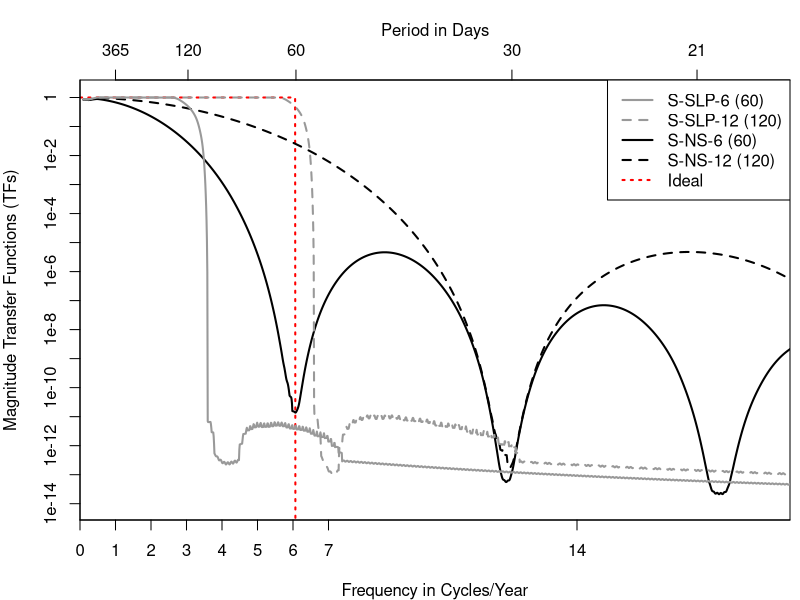

Source code (R):
#
#  Generate Figure 5
#
library("multitaper")
library("splines")
library("MASS")

N <- 3650 # 10 years of data, approximately
time <- 1:N
Nknot <- 60
fftn <- 16384
ns60  <- ns(time, df = Nknot) # 6 knots per year
ns120 <- ns(time, df = Nknot * 2)

specNS60  <- matrix(data = 0, nrow = fftn + 1, ncol = Nknot)
specNS120 <- matrix(data = 0, nrow = fftn + 1, ncol = Nknot * 2)

for(j in 1:Nknot) {
  specNS60[, j]  <- spec.mtm( ns60[, j], deltat = 86400, nFFT = 2 * fftn, plot=FALSE)$spec }
for(j in 1:(Nknot * 2)) {
  specNS120[, j] <- spec.mtm(ns120[, j], deltat = 86400, nFFT = 2 * fftn, plot = FALSE)$spec }

freqs <- seq(0, 0.5, 1/2/fftn)
cutoff <- min(which(freqs > 6/365))+5          # about 6 cycles/year
theory <- rep(1, cutoff)
theory <- c(theory, rep(1e-21, length(freqs)-length(theory)))
freqs <- freqs * 365    # changes freqs from cycles/day to cycles/year

# ** only using vectors 1-58, because 59 and 60 have _very_ poor spectral properties
#    and make the result look even worse than actual performance

# projection matrix has eigenvalues 1 and 0; the eigenvalue of H^T*H gives the magnitude correction factor
etfNS60  <- eigen(t(ns60[, 1:58]) %*% ns60[, 1:58])$value[1]  
etfNS120 <- eigen(t(ns120[, 1:118]) %*% ns120[, 1:118])$value[1]  

# magnitude transfer function: sum of the individual projection vectors, normalized by etf
tfNS60  <- rowSums(specNS60[, 1:58]) / (etfNS60 * 86400)
tfNS120 <- rowSums(specNS120[, 1:118]) / (etfNS120 * 86400)

#
#  Add Slepians the same way
#
slp1 <- multitaper::dpss(n = N, k = Nknot, nw = (Nknot+2)/2)$v # 60 basis vectors, same as option 1 previously, W \approx 120 days
slp2 <- multitaper::dpss(n = N, k = Nknot * 2, nw = ((Nknot * 2 + 2) / 2))$v   # 120 basis vectors, W \approx 60 days

specS1 <- matrix(data=0, nrow=fftn + 1, ncol=Nknot)
specS2 <- matrix(data=0, nrow=fftn + 1, ncol=Nknot * 2)

for(j in 1:Nknot) {
  specS1[, j] <- spec.mtm(slp1[, j], deltat = 86400, nFFT = 2 * fftn, plot = FALSE)$spec }
for(j in 1:(Nknot * 2)) {
  specS2[, j] <- spec.mtm(slp2[, j], deltat = 86400, nFFT = 2 * fftn, plot = FALSE)$spec }

# magnitude transfer function: sum of the individual projection vectors, no normalization -- eigenvalues = 1
tfSLP60  <- rowSums(specS1[, 1:60]) / 86400
tfSLP120 <- rowSums(specS2[, 1:120]) / 86400 

################################################################################
#
#  10 point moving average for each, cleans up plots for comparison
#
moveAvg <- function(x, n = 20) { filter(x, rep(1/n, n), sides=2)}

tfNS60   <- moveAvg(tfNS60)
tfNS120  <- moveAvg(tfNS120)
tfSLP60  <- moveAvg(tfSLP60)
tfSLP120 <- moveAvg(tfSLP120) 

PerLab <- c(0,1,2,3,4,5,6,7,14,21,30,60,120, 365)
atPerLab <- 365/(PerLab)   # already scaled the freq array to be in cycles/year, not cycles/day
yAxisP <- 10^(seq(-15,1,1))
yAxisL <- c("1e-15", "1e-14", "1e-13", "1e-12","1e-11","1e-10","1e-9","1e-8","1e-7","1e-6",
            "1e-5","1e-4","1e-3","1e-2", "1e-1","1", "1e1")
#
#  Generate Figure 5 for paper
#
# pdf(file="figures/compareTransferFunctAll.pdf", width=6, height=5)
postscript(file="figures/fig5-compareTransferFunctAll.eps", width=6, height=5,
           horizontal = FALSE, paper = 'special')
par(mar=c(4,4,4,0.5))
plot(freqs, theory, type="l", col="red", lwd=2, lty = 3, log="y", xlim=c(0,20),
     ylim=c(1e-14,1.1e0), xlab="Frequency in Cycles/Year", ylab="Magnitude Transfer Functions (TFs)",
     xaxt = 'n', yaxt = 'n', xaxs = "i")
lines(freqs, tfNS60,   type = "l", col = "black",  lwd = 2)
lines(freqs, tfNS120,  type = "l", col = "black",  lwd = 2, lty = 2)
lines(freqs, tfSLP60,  type = "l", col = "grey60", lwd = 2)
lines(freqs, tfSLP120, type = "l", col = "grey60", lwd = 2, lty = 2)

axis(side = 3, line = 0, at = atPerLab, labels = PerLab)
axis(side = 2, line = 0, at = yAxisP, labels = yAxisL)
axis(side = 1, line = 0, at = PerLab, labels = PerLab)
mtext("Period in Days", side = 3, line = 2)

legend(x = "topright", lty = c(1,2,1,2, 3), col = c("grey60", "grey60", "black", "black", "red"),
       legend = c("S-SLP-6 (60)", "S-SLP-12 (120)", "S-NS-6 (60)", "S-NS-12 (120)", "Ideal"),
       lwd = c(2, 2, 2, 2, 2))
dev.off()
